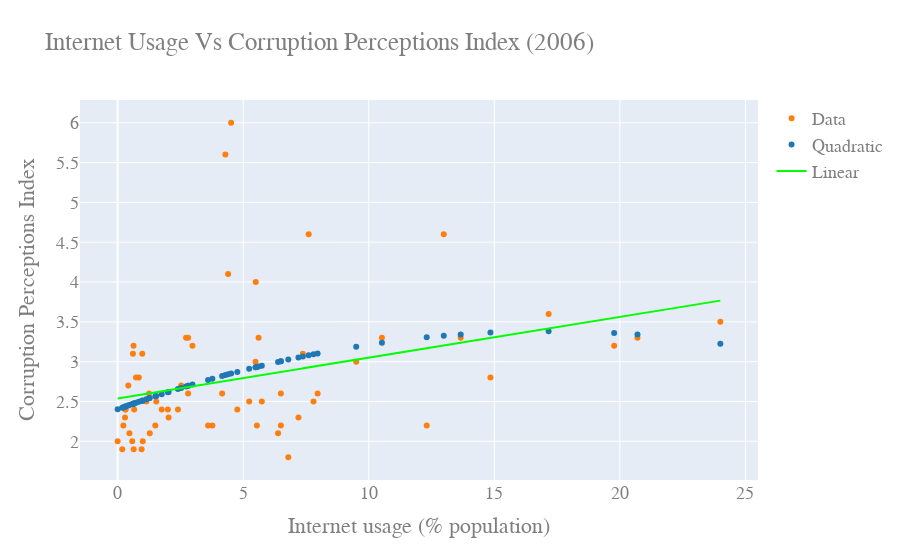

Notebook code cell kept with this figure:
### Code cell
#Adjusted for outliers (removed bahamas, fiji,....)
data2006_CPI = pd.read_csv("Developing(all variables)06CPI.csv")

Country_Name = data2006_CPI['countryName']
IU06_CPI = data2006_CPI['IU06']

CPI06 = data2006_CPI['CPI06']




slopeCPI06, interceptCPI06, r_valueCPI06, p_valueCPI06, std_errCPI06 = stats.linregress(IU06_CPI,CPI06)
lineCPI06 = slopeCPI06*IU06_CPI+interceptCPI06


#use 3rd order due to up curve at IU-0
#p1 = np.polyfit(IU06,CPI06,3)

p5 = np.polyfit(IU06_CPI,CPI06,2)

yfit5 = p5[0]*IU06_CPI**2+p5[1]*IU06_CPI**1+p5[2]
#yfit5 = p5[0]*IU06**5+p5[1]*IU06**2+p5[2]*IU06+p5[5]



yresid5 = CPI06 - yfit5

SSresid5 = sum(pow(yresid5,2))

SStotal5 = len(CPI06)*statistics.variance(CPI06)

rsq5 = 1 - SSresid5/SStotal5


y5resid = CPI06 - lineCPI06


SS5resid = sum(pow(y5resid,2))

SS5total = len(CPI06)*statistics.variance(CPI06)

rsq_5 = 1 - SS5resid/SS5total

print("R^2 value for linear fit: " +str(rsq_5))
#print("Model Coefficients: "+str(slopeCPI06)+" , "+str(interceptCPI06))
print("Model Coefficients: ["+str(slopeCPI06)+","+str(interceptCPI06)+"]")
print("Correlation coefficient: "+str(np.corrcoef(IU06_CPI,CPI06)[0][1]))

print("R^2 value for fit: " +str(rsq5))
print("Model Coefficients: "+str(p5))
print("Correlation coefficient: "+str(np.corrcoef(IU06_CPI,CPI06)[0][1]))




figCPI06 = go.Figure()

figCPI06.add_trace(go.Scatter(
    x= IU06_CPI,
    y= CPI06,
    mode='markers',      # this sets its legend entry
    marker=go.Marker(color='rgb(255, 127, 14)'),
    name="Data",
    text=Country_Name,
    textposition="top center"
))

figCPI06.add_trace(go.Scatter(
    x=IU06_CPI,
    y=np.polyval(p5,IU06_CPI),
    mode='markers',
    marker=go.Marker(color='rgb(31, 119, 180)'),
    name="Quadratic"
))

figCPI06.add_trace(go.Scatter(
    x=IU06_CPI,
    y=lineCPI06,
    #y=np.polyval(p1,IU06),
    mode='lines',
    marker=go.Marker(color='rgb(0, 255, 0)'),
    name="Linear"
))

figCPI06.update_layout(
    title="Internet Usage Vs Corruption Perceptions Index (2006)",
    xaxis_title="Internet usage (% population)",
    yaxis_title="Corruption Perceptions Index",
    font=dict(
        family="Courier New, monospace",
        size=18,
        color="#7f7f7f"
    )
)

figCPI06.show()

### Figure 1 — Plotly figure (JSON) as saved in the notebook; plotly's stock layout.template omitted (floating-point values rounded to 4 significant figures)
{"data": [{"marker": {"color": "rgb(255, 127, 14)"}, "mode": "markers", "name": "Data", "text": ["Algeria", "Angola", "Bangladesh", "Belize", "Benin", "Bhutan", "Botswana", "Burkina Faso", "Burundi", "Cambodia", "Cameroon", "Central African Republic", "Chad", "China", "Dominican Republic", "Ecuador", "Egypt", "El Salvador", "Equatorial Guinea", "Ethiopia", "Gabon", "Gambia", "Ghana", "Guatemala", "Guinea", "Haiti", "Honduras", "India", "Indonesia", "Iraq", "Kenya", "Kyrgyzstan", "Lesotho", "Madagascar", "Malawi", "Mali", "Mauritania", "Morocco", "Mozambique", "Myanmar", "Namibia", "Nepal", "Nicaragua", "Niger", "Nigeria", "Pakistan", "Papua New Guinea", "Paraguay", "Peru", "Philippines", "Senegal", "Sierra Leone", "South Africa", "Sudan", "Suriname", "Tajikistan", "Thailand", "Togo", "Tunisia", "Uganda", "Uzbekistan", "Yemen", "Zambia", "Zimbabwe"], "textposition": "top center", "type": "scatter", "x": [7.376, 1.5, 1, 24, 1.538, 4.518, 4.29, 0.6327, 0.6576, 0.4684, 2.029, 0.3112, 0.581, 10.52, 14.84, 7.2, 13.66, 5.5, 1.279, 0.3106, 5.489, 5.238, 2.723, 6.5, 0.6375, 6.796, 7.8, 2.805, 4.765, 0.9523, 3.6, 12.31, 2.98, 0.6076, 0.4251, 0.7296, 0.9797, 19.77, 0.843, 0.182, 4.399, 1.141, 2.806, 0.294, 5.545, 6.5, 1.754, 7.962, 20.7, 5.741, 5.612, 0.2277, 7.607, 0, 9.5, 3.772, 17.16, 2, 12.99, 2.529, 6.388, 1.248, 4.16, 2.4], "y": [3.1, 2.2, 2, 3.5, 2.5, 6, 5.6, 3.2, 2.4, 2.1, 2.3, 2.4, 2, 3.3, 2.8, 2.3, 3.3, 4, 2.1, 2.4, 3, 2.5, 3.3, 2.6, 1.9, 1.8, 2.5, 3.3, 2.4, 1.9, 2.2, 2.2, 3.2, 3.1, 2.7, 2.8, 3.1, 3.2, 2.8, 1.9, 4.1, 2.5, 2.6, 2.3, 2.2, 2.2, 2.4, 2.6, 3.3, 2.5, 3.3, 2.2, 4.6, 2, 3, 2.2, 3.6, 2.4, 4.6, 2.7, 2.1, 2.6, 2.6, 2.4]}, {"marker": {"color": "rgb(31, 119, 180)"}, "mode": "markers", "name": "Quadratic", "type": "scatter", "x": [7.376, 1.5, 1, 24, 1.538, 4.518, 4.29, 0.6327, 0.6576, 0.4684, 2.029, 0.3112, 0.581, 10.52, 14.84, 7.2, 13.66, 5.5, 1.279, 0.3106, 5.489, 5.238, 2.723, 6.5, 0.6375, 6.796, 7.8, 2.805, 4.765, 0.9523, 3.6, 12.31, 2.98, 0.6076, 0.4251, 0.7296, 0.9797, 19.77, 0.843, 0.182, 4.399, 1.141, 2.806, 0.294, 5.545, 6.5, 1.754, 7.962, 20.7, 5.741, 5.612, 0.2277, 7.607, 0, 9.5, 3.772, 17.16, 2, 12.99, 2.529, 6.388, 1.248, 4.16, 2.4], "y": [3.065, 2.566, 2.513, 3.225, 2.57, 2.851, 2.832, 2.473, 2.476, 2.455, 2.62, 2.437, 2.467, 3.237, 3.365, 3.053, 3.343, 2.931, 2.543, 2.437, 2.93, 2.91, 2.689, 3.005, 2.473, 3.026, 3.092, 2.697, 2.872, 2.508, 2.771, 3.305, 2.713, 2.47, 2.45, 2.484, 2.511, 3.359, 2.496, 2.422, 2.841, 2.528, 2.697, 2.435, 2.934, 3.005, 2.592, 3.102, 3.34, 2.949, 2.939, 2.428, 3.08, 2.402, 3.188, 2.786, 3.383, 2.618, 3.326, 2.67, 2.997, 2.54, 2.82, 2.657]}, {"marker": {"color": "rgb(0, 255, 0)"}, "mode": "lines", "name": "Linear", "type": "scatter", "x": [7.376, 1.5, 1, 24, 1.538, 4.518, 4.29, 0.6327, 0.6576, 0.4684, 2.029, 0.3112, 0.581, 10.52, 14.84, 7.2, 13.66, 5.5, 1.279, 0.3106, 5.489, 5.238, 2.723, 6.5, 0.6375, 6.796, 7.8, 2.805, 4.765, 0.9523, 3.6, 12.31, 2.98, 0.6076, 0.4251, 0.7296, 0.9797, 19.77, 0.843, 0.182, 4.399, 1.141, 2.806, 0.294, 5.545, 6.5, 1.754, 7.962, 20.7, 5.741, 5.612, 0.2277, 7.607, 0, 9.5, 3.772, 17.16, 2, 12.99, 2.529, 6.388, 1.248, 4.16, 2.4], "y": [2.916, 2.616, 2.59, 3.767, 2.618, 2.77, 2.758, 2.571, 2.573, 2.563, 2.643, 2.555, 2.569, 3.077, 3.298, 2.907, 3.238, 2.82, 2.604, 2.555, 2.82, 2.807, 2.678, 2.871, 2.572, 2.887, 2.938, 2.682, 2.783, 2.588, 2.723, 3.168, 2.691, 2.57, 2.561, 2.576, 2.589, 3.55, 2.582, 2.548, 2.764, 2.597, 2.682, 2.554, 2.823, 2.871, 2.629, 2.946, 3.598, 2.833, 2.826, 2.551, 2.928, 2.539, 3.025, 2.732, 3.417, 2.641, 3.203, 2.668, 2.866, 2.603, 2.752, 2.662]}], "layout": {"font": {"color": "#7f7f7f", "family": "Courier New, monospace", "size": 18}, "title": {"text": "Internet Usage Vs Corruption Perceptions Index (2006)"}, "xaxis": {"title": {"text": "Internet usage (% population)"}}, "yaxis": {"title": {"text": "Corruption Perceptions Index"}}}}
